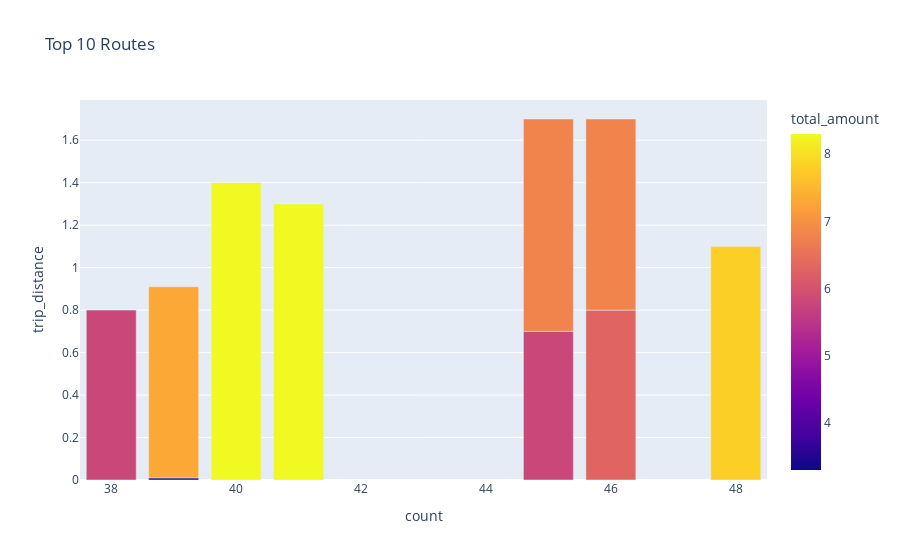

Notebook cell for this chart:
### Code cell
popular_routes_df = top_routes.reset_index(name='count')
fig = px.bar(popular_routes_df, x='count', y='trip_distance', color='total_amount', title="Top 10 Routes")
fig.show()

### Figure 1 — Plotly figure (JSON) as saved in the notebook; plotly's stock layout.template omitted (floating-point values rounded to 4 significant figures)
{"data": [{"alignmentgroup": "True", "hovertemplate": "count=%{x}<br>trip_distance=%{y}<br>total_amount=%{marker.color}<extra></extra>", "legendgroup": "", "marker": {"color": [7.8, 6.3, 6.8, 5.8, 6.8, 8.3, 8.3, 3.3, 7.3, 5.8], "coloraxis": "coloraxis", "pattern": {"shape": ""}}, "name": "", "offsetgroup": "", "orientation": "v", "showlegend": false, "textposition": "auto", "type": "bar", "x": [48, 46, 46, 45, 45, 41, 40, 39, 39, 38], "xaxis": "x", "y": [1.1, 0.8, 0.9, 0.7, 1, 1.3, 1.4, 0.01, 0.9, 0.8], "yaxis": "y"}], "layout": {"autosize": true, "barmode": "relative", "coloraxis": {"colorbar": {"title": {"text": "total_amount"}}, "colorscale": [[0, "#0d0887"], [0.1111, "#46039f"], [0.2222, "#7201a8"], [0.3333, "#9c179e"], [0.4444, "#bd3786"], [0.5556, "#d8576b"], [0.6667, "#ed7953"], [0.7778, "#fb9f3a"], [0.8889, "#fdca26"], [1, "#f0f921"]]}, "legend": {"tracegroupgap": 0}, "title": {"text": "Top 10 Routes"}, "xaxis": {"anchor": "y", "autorange": true, "domain": [0, 1], "range": [37.5, 48.5], "title": {"text": "count"}, "type": "linear"}, "yaxis": {"anchor": "x", "autorange": true, "domain": [0, 1], "range": [0, 1.789], "title": {"text": "trip_distance"}, "type": "linear"}}}
